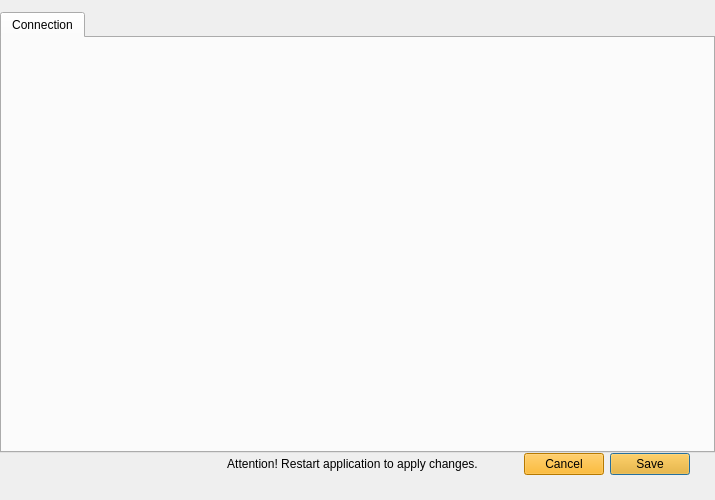
<?xml version="1.0" encoding="UTF-8"?>
<ui version="4.0">
 <class>OptionsDialog</class>
 <widget class="QDialog" name="OptionsDialog">
  <property name="geometry">
   <rect>
    <x>0</x>
    <y>0</y>
    <width>715</width>
    <height>500</height>
   </rect>
  </property>
  <property name="sizePolicy">
   <sizepolicy hsizetype="Fixed" vsizetype="Fixed">
    <horstretch>0</horstretch>
    <verstretch>0</verstretch>
   </sizepolicy>
  </property>
  <property name="minimumSize">
   <size>
    <width>715</width>
    <height>500</height>
   </size>
  </property>
  <property name="maximumSize">
   <size>
    <width>715</width>
    <height>500</height>
   </size>
  </property>
  <property name="windowTitle">
   <string>Preferences</string>
  </property>
  <layout class="QVBoxLayout" name="verticalLayout">
   <property name="spacing">
    <number>0</number>
   </property>
   <property name="leftMargin">
    <number>0</number>
   </property>
   <property name="topMargin">
    <number>12</number>
   </property>
   <property name="rightMargin">
    <number>0</number>
   </property>
   <property name="bottomMargin">
    <number>0</number>
   </property>
   <item>
    <widget class="QTabWidget" name="m_optionsTabWidget">
     <property name="currentIndex">
      <number>0</number>
     </property>
     <widget class="WalletGUI::ConnectionOptionsFrame" name="m_connectionTab">
      <attribute name="title">
       <string>Connection</string>
      </attribute>
     </widget>
    </widget>
   </item>
   <item>
    <widget class="QFrame" name="m_buttonFrame">
     <property name="frameShape">
      <enum>QFrame::NoFrame</enum>
     </property>
     <property name="frameShadow">
      <enum>QFrame::Raised</enum>
     </property>
     <layout class="QHBoxLayout" name="horizontalLayout_2">
      <property name="leftMargin">
       <number>25</number>
      </property>
      <property name="topMargin">
       <number>0</number>
      </property>
      <property name="rightMargin">
       <number>25</number>
      </property>
      <property name="bottomMargin">
       <number>25</number>
      </property>
      <item>
       <spacer name="horizontalSpacer_6">
        <property name="orientation">
         <enum>Qt::Horizontal</enum>
        </property>
        <property name="sizeHint" stdset="0">
         <size>
          <width>40</width>
          <height>20</height>
         </size>
        </property>
       </spacer>
      </item>
      <item>
       <widget class="QLabel" name="m_warningLabel">
        <property name="text">
         <string>Attention! Restart application to apply changes.</string>
        </property>
        <property name="alignment">
         <set>Qt::AlignCenter</set>
        </property>
       </widget>
      </item>
      <item>
       <spacer name="horizontalSpacer">
        <property name="orientation">
         <enum>Qt::Horizontal</enum>
        </property>
        <property name="sizeType">
         <enum>QSizePolicy::Fixed</enum>
        </property>
        <property name="sizeHint" stdset="0">
         <size>
          <width>40</width>
          <height>20</height>
         </size>
        </property>
       </spacer>
      </item>
      <item>
       <widget class="QPushButton" name="m_cancelButton">
        <property name="styleSheet">
         <string notr="true">background-color: rgb(255, 170, 0);</string>
        </property>
        <property name="text">
         <string>Cancel</string>
        </property>
       </widget>
      </item>
      <item>
       <widget class="QPushButton" name="m_okButton">
        <property name="styleSheet">
         <string notr="true">background-color: rgb(255, 170, 0);</string>
        </property>
        <property name="text">
         <string>Save</string>
        </property>
        <property name="default">
         <bool>true</bool>
        </property>
       </widget>
      </item>
     </layout>
    </widget>
   </item>
  </layout>
 </widget>
 <customwidgets>
  <customwidget>
   <class>WalletGUI::ConnectionOptionsFrame</class>
   <extends>QWidget</extends>
   <header>connectionoptionsframe.h</header>
   <container>1</container>
  </customwidget>
 </customwidgets>
 <resources/>
 <connections>
  <connection>
   <sender>m_okButton</sender>
   <signal>clicked()</signal>
   <receiver>OptionsDialog</receiver>
   <slot>accept()</slot>
   <hints>
    <hint type="sourcelabel">
     <x>671</x>
     <y>388</y>
    </hint>
    <hint type="destinationlabel">
     <x>356</x>
     <y>208</y>
    </hint>
   </hints>
  </connection>
  <connection>
   <sender>m_cancelButton</sender>
   <signal>clicked()</signal>
   <receiver>OptionsDialog</receiver>
   <slot>reject()</slot>
   <hints>
    <hint type="sourcelabel">
     <x>599</x>
     <y>388</y>
    </hint>
    <hint type="destinationlabel">
     <x>356</x>
     <y>208</y>
    </hint>
   </hints>
  </connection>
 </connections>
</ui>
